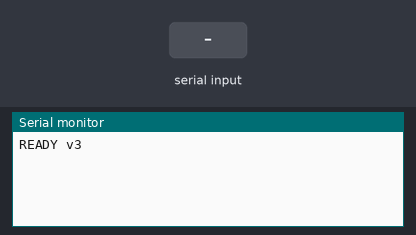
A sketch run on a simulated Arduino Leonardo, built with avr-gcc and run on an emulated ATmega32U4. On the bench: the last lines printed to the serial monitor. Inputs (shaded band) come from the test bench. USB keyboard and mouse output is not drawn.

Above: at 2.2 s.
2.3 s: "PING 1\n" received over Serial
At 3.4 s:
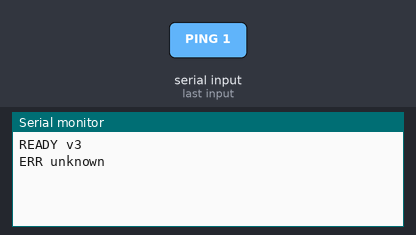
3.8 s: "PING\n" received over Serial
At 4.6 s:
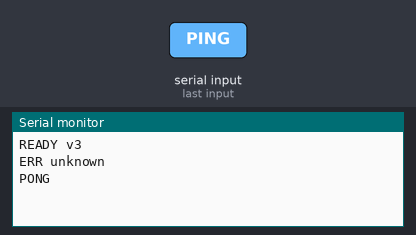
5.3 s: "RELEASE\n" received over Serial
At 5.7 s:
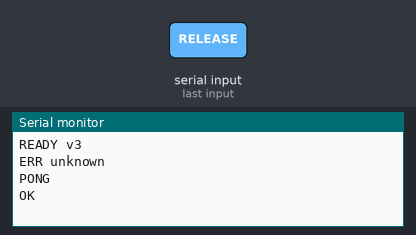
6.8 s: "PRESS 90\n" received over Serial
At 8.0 s:
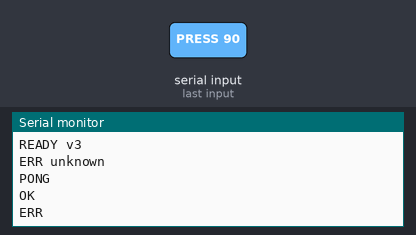
8.3 s: "PRESS  45\n" received over Serial
At 9.2 s:
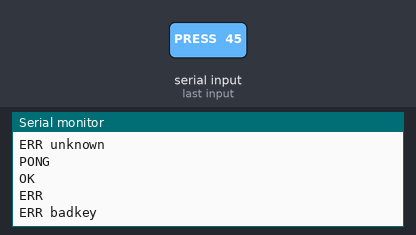
9.8 s: "CHORD  45\n" received over Serial
At 10.3 s:
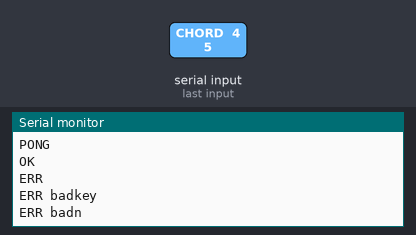

Measured:
- after the input at 2.3 s, the serial monitor: prints a new line at once (image 1)
- after the input at 3.8 s, the serial monitor: prints a new line at once (image 2)
- after the input at 5.3 s, the serial monitor: prints a new line at once (image 3)
- after the input at 6.8 s, the serial monitor: prints a new line at once (image 4)
- after the input at 8.3 s, the serial monitor: prints a new line at once (image 5)
- after the input at 9.8 s, the serial monitor: prints a new line at once (image 6)

The sketch:

sky_keyboard_v3.ino
```cpp
// sky keyboard firmware v3 (2026-10-23)
// 协议与 v2 完全兼容（PING/RELEASE/PRESS/HOTKEY），新增 CHORD 多键和弦。
//
// v3 新增：
//   CHORD n k1 k2 ... kn ms
//     n 个键【同时按下】、保持 ms 毫秒后一起松开，用于弹琴的三键及以上真和弦。
//     n 取 1~6（USB HID 6KRO 上限），ms 封顶 2000。
//   例：CHORD 3 121 107 44 200   （同时按 y k , 保持 200ms）
//
// v2 已有（保留）：
//   PRESS kc ms         单键按下保持后松开
//   HOTKEY k1 k2 ms     双键同时按下保持后松开
//   PING                回 PONG
//   RELEASE             急救：松开所有键
//
// 安全特性（沿用 v2）：时长封顶 2 秒；开机先 releaseAll；接收缓冲限长；
// 任何一次按键结束都 releaseAll，兜住解析意外。
//
// 不升级 v3 也能弹琴：sky-mcp-server 检测到固件为 v2 时，单音走 PRESS、
// 双音走 HOTKEY、三音及以上自动改用软件模拟完整弹奏（不会丢音）。

#include <Keyboard.h>

String buf = "";
bool overflow = false;

void setup() {
  Serial.begin(115200);
  while (!Serial) {
    delay(10);
  }
  delay(1000);
  Keyboard.begin();
  Keyboard.releaseAll();          // 复位/重插后，确保没有键悬着
  Serial.println("READY v3");
}

void handleCmd(String cmd) {
  cmd.trim();

  if (cmd == "PING") {
    Serial.println("PONG");
    return;
  }

  if (cmd == "RELEASE") {         // 急救指令：松开一切
    Keyboard.releaseAll();
    Serial.println("OK");
    return;
  }

  if (cmd.startsWith("PRESS ")) {
    int sp = cmd.indexOf(' ', 6);
    if (sp < 0) { Serial.println("ERR"); return; }
    int kc = cmd.substring(6, sp).toInt();
    long ms = cmd.substring(sp + 1).toInt();
    if (kc <= 0) { Serial.println("ERR badkey"); return; }
    ms = constrain(ms, 1, 2000);  // 乱码也压不死键盘
    Keyboard.press(kc);
    delay(ms);
    Keyboard.releaseAll();
    Serial.println("OK");
    return;
  }

  if (cmd.startsWith("HOTKEY ")) {
    String p = cmd.substring(7);
    int s1 = p.indexOf(' ');
    int s2 = p.indexOf(' ', s1 + 1);
    if (s1 < 0 || s2 < 0) { Serial.println("ERR"); return; }
    int k1 = p.substring(0, s1).toInt();
    int k2 = p.substring(s1 + 1, s2).toInt();
    long ms = p.substring(s2 + 1).toInt();
    if (k1 <= 0 || k2 <= 0) { Serial.println("ERR badkey"); return; }
    ms = constrain(ms, 1, 2000);
    Keyboard.press(k1);
    delay(10);
    Keyboard.press(k2);
    delay(ms);
    Keyboard.releaseAll();
    Serial.println("OK");
    return;
  }

  if (cmd.startsWith("CHORD ")) {
    // CHORD n k1 k2 ... kn ms
    String p = cmd.substring(6);
    int s0 = p.indexOf(' ');
    if (s0 < 0) { Serial.println("ERR"); return; }
    int n = p.substring(0, s0).toInt();
    if (n < 1 || n > 6) { Serial.println("ERR badn"); return; }

    int codes[6];
    int cur = s0 + 1;
    for (int i = 0; i < n; i++) {
      int sp = p.indexOf(' ', cur);
      if (sp < 0) { Serial.println("ERR"); return; }
      codes[i] = p.substring(cur, sp).toInt();
      if (codes[i] <= 0) { Serial.println("ERR badkey"); return; }
      cur = sp + 1;
    }
    long ms = p.substring(cur).toInt();   // 最后一段是保持时长
    ms = constrain(ms, 1, 2000);

    for (int i = 0; i < n; i++) {
      Keyboard.press(codes[i]);
      delay(8);                           // 极短间隔让 HID 报告逐键合上
    }
    delay(ms);
    Keyboard.releaseAll();
    Serial.println("OK");
    return;
  }

  Serial.println("ERR unknown");
}

void loop() {
  while (Serial.available()) {
    char c = Serial.read();
    if (c == '\n') {
      if (overflow) {
        Serial.println("ERR overflow");  // 超长=乱码，整行丢弃
      } else {
        handleCmd(buf);
      }
      buf = "";
      overflow = false;
    } else if (buf.length() < 96) {     // CHORD 6 键命令比 v2 长，缓冲提到 96
      buf += c;
    } else {
      overflow = true;
    }
  }
}
```
